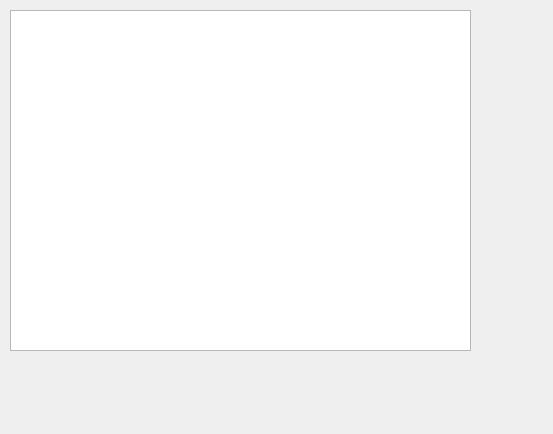
<?xml version="1.0" encoding="UTF-8"?>
<ui version="4.0">
 <class>Dialog</class>
 <widget class="QDialog" name="Dialog">
  <property name="geometry">
   <rect>
    <x>0</x>
    <y>0</y>
    <width>553</width>
    <height>434</height>
   </rect>
  </property>
  <property name="windowTitle">
   <string>Dialog</string>
  </property>
  <widget class="QTextEdit" name="textEdit">
   <property name="geometry">
    <rect>
     <x>10</x>
     <y>10</y>
     <width>461</width>
     <height>341</height>
    </rect>
   </property>
  </widget>
 </widget>
 <resources/>
 <connections/>
</ui>
